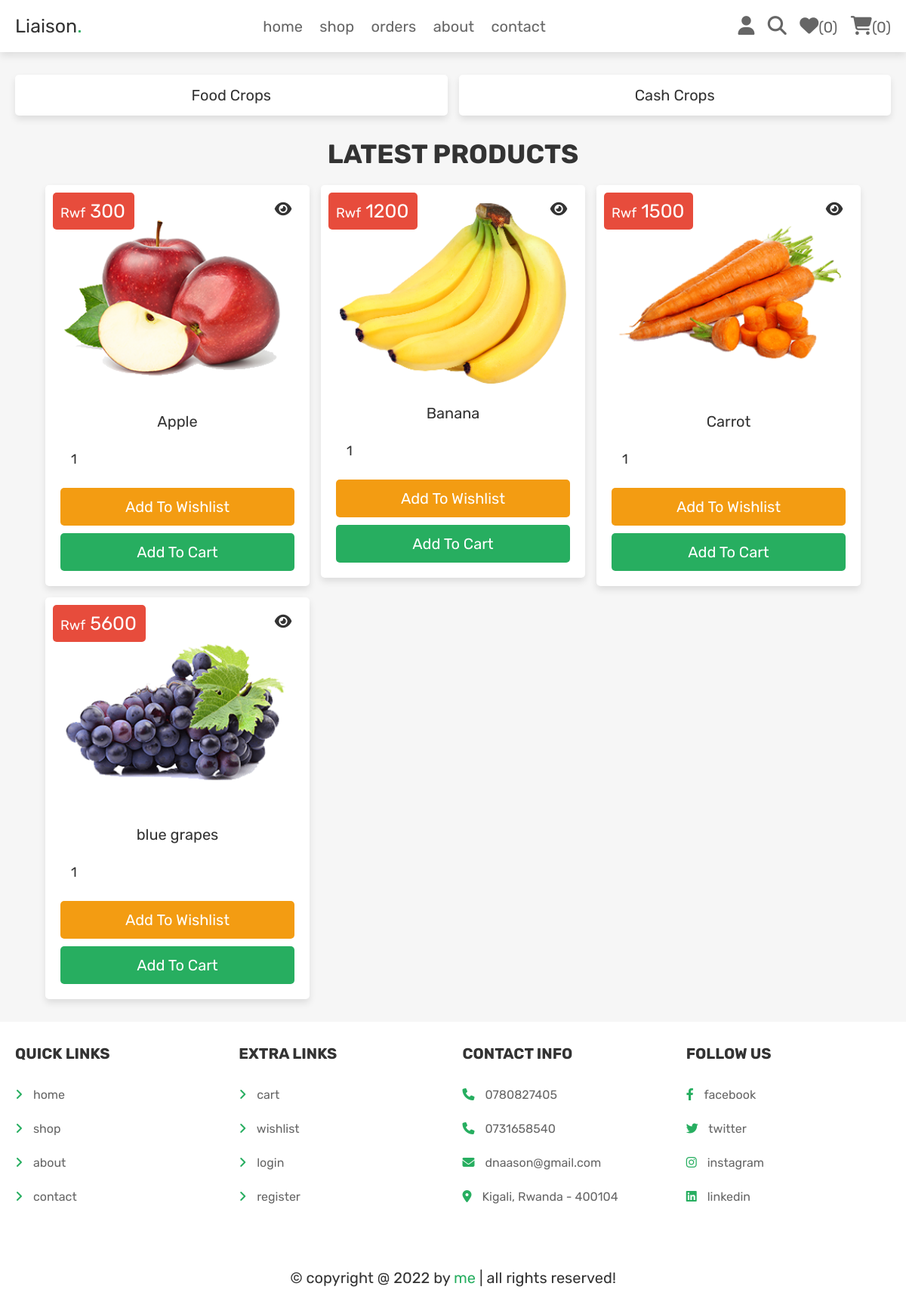
/shop.php (signed in), run on an earlier commit of the app's database.
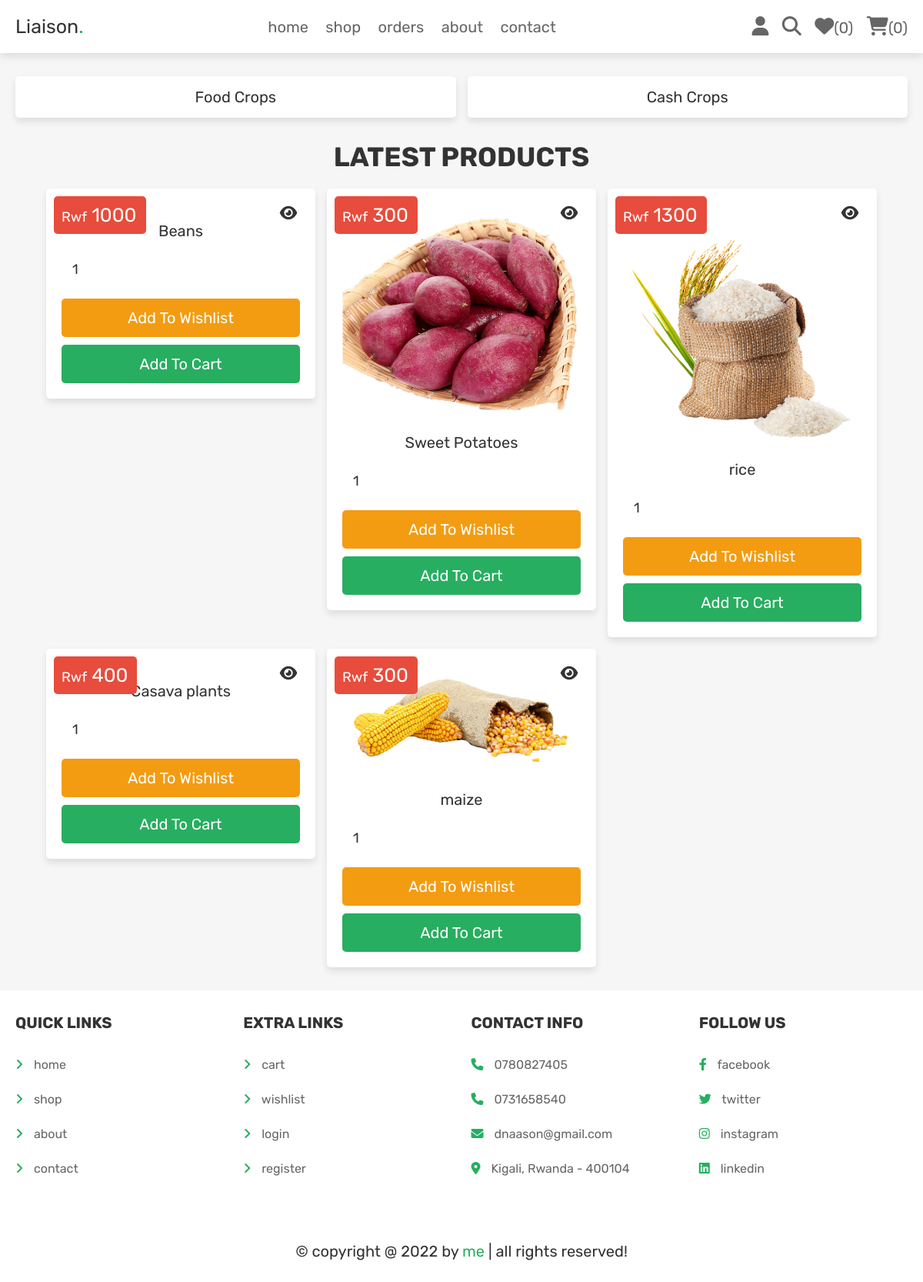
And on a later commit of the database.
### tables this page shows
CREATE TABLE `products` (
  `id` int(100) NOT NULL,
  `farmer_id` varchar(40) NOT NULL,
  `name` varchar(100) NOT NULL,
  `category` varchar(20) NOT NULL,
  `quantity` varchar(100) DEFAULT NULL,
  `details` varchar(500) NOT NULL,
  `price` int(100) NOT NULL,
  `image` varchar(100) NOT NULL
);

### shop.php (the view, shortened to what this page needs)
<?php
@include 'config.php';
?>
<!DOCTYPE html>
<html lang="en">
<head>
   <link rel="stylesheet" href="https://cdnjs.cloudflare.com/ajax/libs/font-awesome/6.1.1/css/all.min.css">
   <link rel="stylesheet" href="css/style.css">
</head>
<body>
<?php include 'header.php'; ?>
<section class="p-category">
   <a href="category.php?category=Food Crops">Food Crops</a>
   <a href="category.php?category=Cash Crops">Cash Crops</a>
</section>
<section class="products">
   <h1 class="title">latest products</h1>
   <div class="box-container">
   <?php
      $select_products = $conn->prepare("SELECT * FROM `products`");
      $select_products->execute();
      if($select_products->rowCount() > 0){
         while($fetch_products = $select_products->fetch(PDO::FETCH_ASSOC)){
   ?>
   <form action="" class="box" method="POST">
      <div class="price">Rwf <span><?= $fetch_products['price']; ?></span></div>
      <a href="view_page.php?pid=<?= $fetch_products['id']; ?>" class="fas fa-eye"></a>
      <img src="uploaded_img/<?= $fetch_products['image']; ?>" alt="">
      <div class="name"><?= $fetch_products['name']; ?></div>
      <input type="number" min="1" value="1" name="p_qty" class="qty">
      <input type="submit" value="add to wishlist" class="option-btn" name="add_to_wishlist">
      <input type="submit" value="add to cart" class="btn" name="add_to_cart">
   </form>
   <?php
      }
   }else{
      echo '<p class="empty">no products added yet!</p>';
   }
   ?>
   </div>
</section>
<?php include 'footer.php'; ?>
</body>
</html>

What changed in the data, as far as the page shows it:
removed products: price "300", image (picture), name "Apple"
removed products: price "1200", image (picture), name "Banana"
removed products: price "1500", image (picture), name "Carrot"
removed products: price "5600", image (picture), name "blue grapes"
added products: price "1000", name "Beans"
added products: price "300", image (picture), name "Sweet Potatoes"
added products: price "1300", image (picture), name "rice"
added products: price "400", name "Casava plants"
added products: price "300", image (picture), name "maize"
